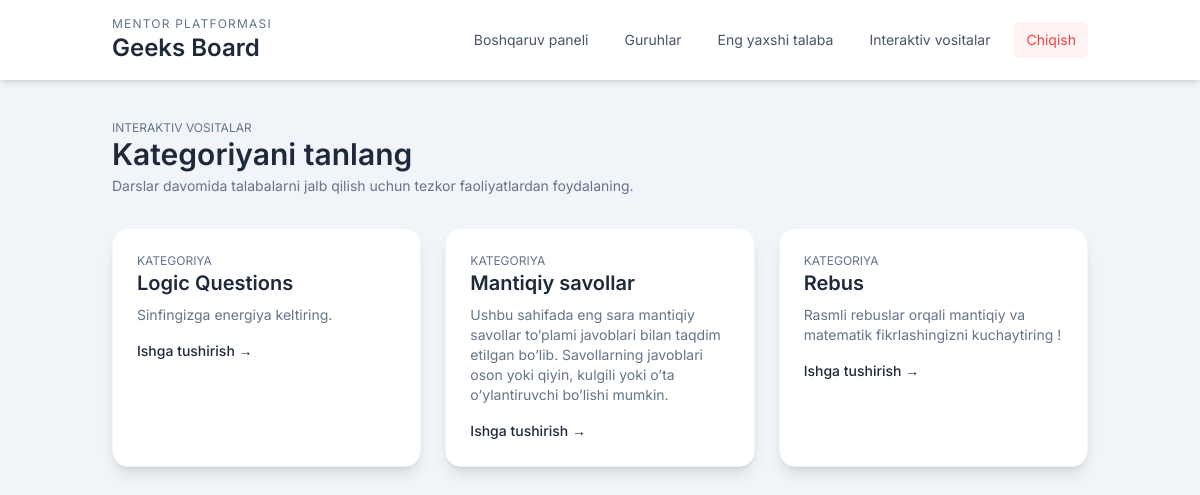
Screenshot of /interactive/ (signed in) with the database file from the repository.
### core/models.py (models this page shows, shortened)
class InteractiveCategory(models.Model):
    name = models.CharField(max_length=150, unique=True)
    description = models.TextField(blank=True)
    color = models.CharField(
        max_length=20,
        help_text='Tailwind color keyword such as emerald, purple, sky',
        default='sky',
    )
    is_active = models.BooleanField(default=True)
    class Meta:
        ordering = ['name']

### core/views.py (the view)
# urls.py: path('interactive/', views.interactive_categories, name='interactive_categories'),
@login_required
def interactive_categories(request):
    mentor = _require_mentor(request)
    if not mentor:
        return redirect('login')
    categories = InteractiveCategory.objects.filter(is_active=True)
    return render(request, 'interactive/categories.html', {'categories': categories})

### core/views.py (called while the page is built)
def _require_mentor(request):
    mentor = getattr(request.user, 'mentor_profile', None)
    if not mentor:
        messages.error(request, 'Bu hisobga mentor profili bog\'lanmagan.')
        return None
    return mentor

### project/templates/interactive/categories.html (shortened to what this page needs)
{% extends "base.html" %}
{% block content %}
<div class="mb-8">
    <p class="text-xs uppercase text-slate-500">Interaktiv vositalar</p>
    <h2 class="text-3xl font-semibold text-slate-800">Kategoriyani tanlang</h2>
    <p class="text-sm text-slate-500 mt-1">Darslar davomida talabalarni jalb qilish uchun tezkor faoliyatlardan foydalaning.</p>
</div>
<div class="grid gap-6 md:grid-cols-2 lg:grid-cols-3">
    {% for category in categories %}
    <a href="{% url 'interactive_question' category.id %}" class="bg-white rounded-2xl shadow-lg border border-slate-100 p-6 hover:border-accent/30 transition">
        <p class="text-xs uppercase text-slate-500">Kategoriya</p>
        <h3 class="text-xl font-semibold text-slate-800">{{ category.name }}</h3>
        <p class="text-sm text-slate-500 mt-2">{{ category.description|default:"Sinfingizga energiya keltiring." }}</p>
        <div class="mt-4 inline-flex items-center text-accent text-sm font-medium">Ishga tushirish &rarr;</div>
    </a>
    {% empty %}
    <p class="text-sm text-slate-500">Hali kategoriyalar yo'q.</p>
    {% endfor %}
</div>
{% endblock %}

### project/templates/base.html (style rules this page uses)
body { font-family: 'Inter', sans-serif; background-color: #f8fafc; }

### rows the page displays
InteractiveCategory: name "Logic Questions", description "Sinfingizga energiya keltiring."
InteractiveCategory: name "Mantiqiy savollar", description "Ushbu sahifada eng sara mantiqiy savollar to’plami javoblari bilan taqdim etilgan bo’lib. Savollarning javoblari oson yoki qiyin, kulgili yoki o’ta o’ylantiruvchi bo’lishi mumkin."
InteractiveCategory: name "Rebus", description "Rasmli rebuslar orqali mantiqiy va matematik fikrlashingizni kuchaytiring !"
